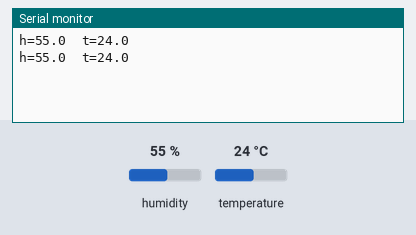
Bench run of a sketch on a simulated Arduino Uno, built with avr-gcc and run on an emulated ATmega328P. Parts: the last lines printed to the serial monitor. Inputs (shaded band) come from the test bench; at power-on: humidity 55 %, temperature 24 °C.

Above: at 2.8 s.
2.9 s: humidity set to 22 %
At 4.6 s:
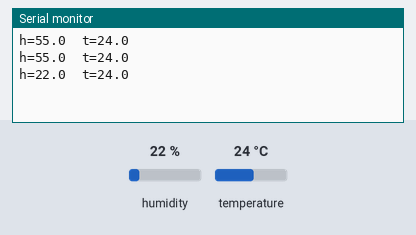
5.6 s: temperature set to 12 °C
At 6.6 s:
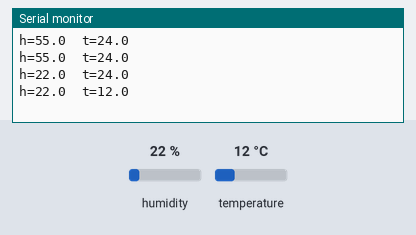
8.3 s: humidity set to 40 %
At 10.4 s:
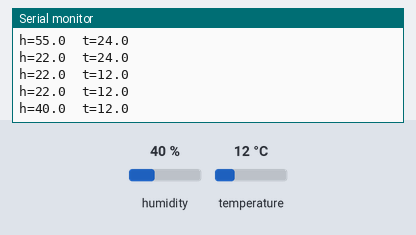
Timing chart, 0 to 11.9 s (numbered marks = the images above; inputs shaded):
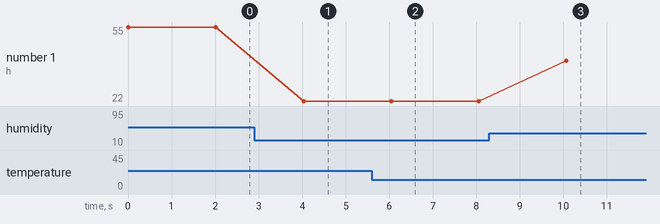

Measured:
- after the input at 2.9 s, the serial monitor: prints a new line after 1.1 s (image 1)
- after the input at 5.6 s, the serial monitor: prints a new line after 0.44 s (image 2)
- after the input at 8.3 s, the serial monitor: prints a new line after 1.8 s (image 3)
- plotted number 1: 55 → 22 after the input at 2.9 s, 22 → 40 after the input at 8.3 s

The sketch:

meteo_station.ino
```cpp
#include "DHT22.h"
#define DHT22_PIN 2

DHT22 dht22(DHT22_PIN);

void setup() {
  Serial.begin(115200);
}

void loop() {
  float h  = dht22.getHumidity();
  float t = dht22.getTemperature();

 Serial.print("h=");Serial.print(h,1);Serial.print("\t");
 Serial.print("t=");Serial.println(t,1);
 delay(2000);
}
```
